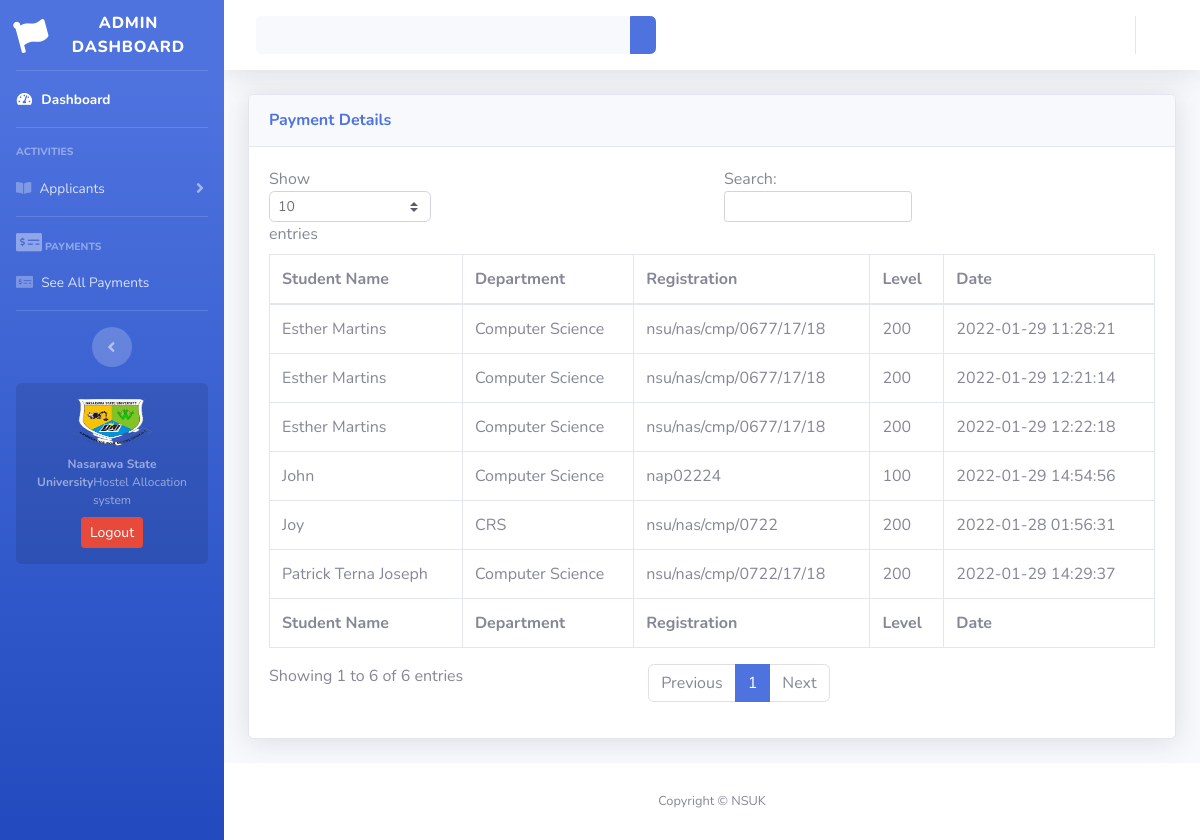
Screenshot of /admin/payments.php with the database file from the repository.
### tables this page shows
CREATE TABLE `register` (
  `id` int(10) NOT NULL,
  `student_name` varchar(200) NOT NULL,
  `gender` varchar(10) NOT NULL,
  `department` varchar(255) NOT NULL,
  `level` varchar(10) NOT NULL,
  `state` varchar(200) NOT NULL,
  `phone_number` int(11) NOT NULL,
  `address` varchar(255) NOT NULL,
  `parent_name` varchar(200) NOT NULL,
  `reg_number` varchar(100) NOT NULL,
  `date` timestamp NOT NULL DEFAULT current_timestamp()
);

CREATE TABLE `payment` (
  `id` int(10) NOT NULL,
  `card_number` int(100) NOT NULL,
  `pin` int(4) NOT NULL,
  `cvv` int(3) NOT NULL,
  `student` varchar(100) NOT NULL,
  `expiry_date` date DEFAULT NULL,
  `cardtype` varchar(100) NOT NULL,
  `status` int(10) NOT NULL,
  `date` timestamp NOT NULL DEFAULT current_timestamp()
);

### admin/payments.php (the view, shortened to what this page needs)
<!DOCTYPE html>
<html lang="en">
<head>
<?php include("links.php"); ?>
</head>
<body id="page-top">
    <div id="wrapper">
       <?php include('sidebar.php'); ?>
        <div id="content-wrapper" class="d-flex flex-column">
            <div id="content">
                <?php include('topper.php'); ?>
                <div class="container-fluid">
                    <div class="card shadow mb-4">
                        <div class="card-header py-3">
                            <h6 class="m-0 font-weight-bold text-primary">Payment Details</h6>
                        </div>
                        <div class="card-body">
                            <div class="table-responsive">
                                <table class="table table-bordered" id="dataTable" width="100%" cellspacing="0">
                                    <thead>
                                        <tr>
                                            <th>Student Name</th>
                                            <th>Department</th>
                                            <th>Registration</th>
                                            <th>Level</th>
                                            <th>Date</th>
                                        </tr>
                                    </thead>
                                    <tfoot>
                                        <tr>
                                            <th>Student Name</th>
                                            <th>Department</th>
                                            <th>Registration</th>
                                            <th>Level</th>
                                            <th>Date</th>
                                        </tr>
                                    </tfoot>
                                    <tbody>
                                        <?php
                                        $sql = "SELECT * FROM payment";
                                        $query = mysqli_query($conn, $sql);
                                       while($row = mysqli_fetch_assoc($query)){
                                        $reg = $row['student'];
                                        if ($row) {
                                            $res = "SELECT * FROM register WHERE reg_number='$reg'";
                                            $qq = mysqli_query($conn, $res);
                                            while($data = mysqli_fetch_array($qq)){
                                            $name = $data['student_name'];
                                            $level = $data['level'];
                                            $depart = $data['department'];
                                        ?>
                                        <tr>
                                            <td><?php echo $name; ?></td>
                                            <td><?php echo $depart; ?></td>
                                            <td><?php echo $reg; ?></td>
                                            <td><?php echo $level; ?></td>
                                            <td><?php echo $row['date']; ?></td>
                                        </tr>
                                        <?php } } } ?>
                                    </tbody>
                                </table>
                            </div>
                        </div>
                    </div>
                </div>
            </div>
            <?php include("footer.php"); ?>
        </div>
    </div>
</body>
</html>

### rows the page displays
payment: student "nsu/nas/cmp/0722", date "2022-01-28 01:56:31"
register: student_name "Joy", department "CRS", level "200"
payment: student "nsu/nas/cmp/0677/17/18", date "2022-01-29 11:28:21"
register: student_name "Esther Martins", department "Computer Science", level "200"
payment: student "nsu/nas/cmp/0677/17/18", date "2022-01-29 12:21:14"
payment: student "nsu/nas/cmp/0677/17/18", date "2022-01-29 12:22:18"
payment: student "nsu/nas/cmp/0722/17/18", date "2022-01-29 14:29:37"
register: student_name "Patrick Terna Joseph", department "Computer Science", level "200"
payment: student "nap02224", date "2022-01-29 14:54:56"
register: student_name "John", department "Computer Science", level "100"
